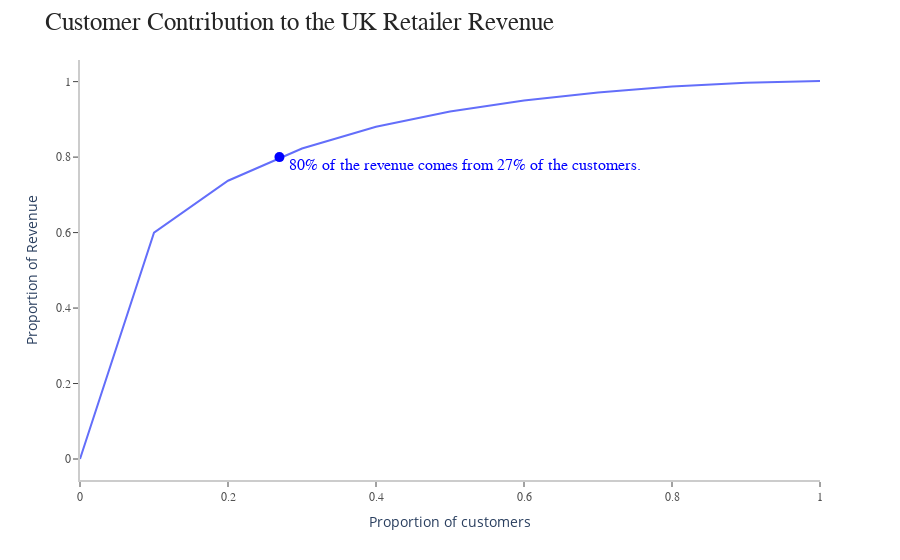

Notebook source saved alongside this figure:
### Markdown cell above
### Who are the customers that contribute more with the revenue

### Code cell
# Preparing data
plot_data = df_clusters.sort_values(by='total_purchase',ascending=False)['total_purchase'].to_frame().copy()
plot_data['contrib_revenue'] = plot_data['total_purchase'] / plot_data['total_purchase'].sum()
plot_data['cumsum'] = plot_data['contrib_revenue'].cumsum()
x_data = np.arange(0,1.1,0.1)
y_data = plot_data.quantile(q=x_data)['cumsum']
y_data.loc[0] = 0

# marker
x_marker = plot_data[plot_data['cumsum'] <= 0.80].shape[0] / df_clusters.shape[0]
y_marker = 0.8

fig = px.line(x=x_data,
              y=y_data)

fig.add_trace(go.Scatter(
        x=[x_marker],
        y=[y_marker],
        mode='markers',
        marker=dict(color='blue',size=10)))

annotations = []
annotations.append(dict(xref='paper', x=x_marker+0.01, y=y_marker-0.02,
                                  xanchor='left', yanchor='middle',
                                  text='{:.0f}% of the revenue comes from {:.0f}% of the customers.'\
                                             .format(y_marker*100,x_marker*100),
                                  font=dict(family='Arial',
                                            size=16, 
                                            color = 'blue'),
                                  showarrow=False))

fig.update_layout(figure_layout(annotations=annotations,
                                title_text='Customer Contribution to the UK Retailer Revenue',
                                x_label='Proportion of customers',
                                y_label='Proportion of Revenue'))

fig.show()

### Figure 1 — Plotly figure (JSON) as saved in the notebook; plotly's stock layout.template omitted (floating-point values rounded to 4 significant figures)
{"data": [{"hovertemplate": "x=%{x}<br>y=%{y}<extra></extra>", "legendgroup": "", "line": {"color": "#636efa", "dash": "solid"}, "mode": "lines", "name": "", "orientation": "v", "showlegend": false, "type": "scatter", "x": [0, 0.1, 0.2, 0.3, 0.4, 0.5, 0.6, 0.7, 0.8, 0.9, 1], "xaxis": "x", "y": [0, 0.5995, 0.7375, 0.8227, 0.8804, 0.9208, 0.9503, 0.9714, 0.9869, 0.997, 1.002], "yaxis": "y"}, {"marker": {"color": "blue", "size": 10}, "mode": "markers", "type": "scatter", "x": [0.2695], "y": [0.8]}], "layout": {"annotations": [{"font": {"color": "blue", "family": "Arial", "size": 16}, "showarrow": false, "text": "80% of the revenue comes from 27% of the customers.", "x": 0.2795, "xanchor": "left", "xref": "paper", "y": 0.78, "yanchor": "middle"}], "autosize": false, "legend": {"tracegroupgap": 0}, "margin": {"t": 60}, "plot_bgcolor": "white", "showlegend": false, "title": {"font": {"color": "rgb(37,37,37)", "family": "Arial", "size": 25}, "text": "Customer Contribution to the UK Retailer Revenue"}, "xaxis": {"anchor": "y", "domain": [0, 1], "linecolor": "rgb(204, 204, 204)", "linewidth": 2, "showgrid": false, "showline": true, "showticklabels": true, "tickfont": {"color": "rgb(82, 82, 82)", "family": "Arial", "size": 12}, "ticks": "outside", "title": {"text": "Proportion of customers"}}, "yaxis": {"anchor": "x", "domain": [0, 1], "linecolor": "rgb(204, 204, 204)", "linewidth": 2, "showgrid": false, "showline": true, "showticklabels": true, "tickfont": {"color": "rgb(82, 82, 82)", "family": "Arial", "size": 12}, "ticks": "outside", "title": {"text": "Proportion of Revenue"}}}}
